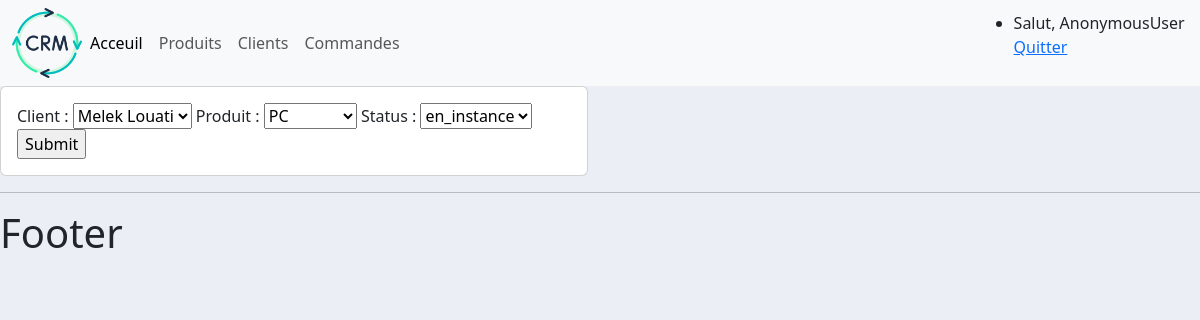
Screenshot of /commande/modifier_commande/3 with the database file from the repository.
### commande/models.py (models this page shows)
class Commande(models.Model):
    STATUS=(('en_instance','en_instance'),
            ('non livré','non livré'),
            ('livré','livré'))
    client=models.ForeignKey(Client,null=True,on_delete=models.SET_NULL)
    produit=models.ForeignKey(Produit,null=True,on_delete=models.SET_NULL)
    status=models.CharField(max_length=200,null=True,choices=STATUS)
    date_creation=models.DateTimeField(auto_now_add=True,null=True)

### commande/views.py (the view)
# urls.py: path('modifier_commande/<str:pk>',views.modifier_commande,name='modifier_commande'),
def modifier_commande(request,pk):
    commande=Commande.objects.get(id=pk)
    form=CommandeForm(instance=commande)
    if request.method=='POST':
        form=CommandeForm(request.POST,instance=commande)
        if form.is_valid():
            form.save()
            return redirect('/')
    context={'form': form}
    return render(request,'commande/ajouter_commande.html',context)

### commande/forms.py
class CommandeForm(ModelForm):
    class Meta:
        model=Commande
        fields='__all__'

### client/models.py (called while the page is built)
    def __str__(self):
        return self.nom

### produit/models.py (called while the page is built)
    def __str__(self):
        return self.nom

### templates/commande/ajouter_commande.html (shortened to what this page needs)
{% extends 'main.html' %}
{% block content %}
<div class="row">
<div class="col-md-6">
  <div class="card card-body">
<form action="" method="POST">
  {{form}}
  <input type="submit" name="Envoyer">
</form>
   </div>
</div>
      </div>
{%  endblock %}

### static/css/main.css (style rules this page uses)
body { background-color: #ebeff5; }

### rows the page displays
Commande: client "Melek Louati", produit "PC", status "en_instance"

### other values shown
{{ request.user }} "AnonymousUser"
